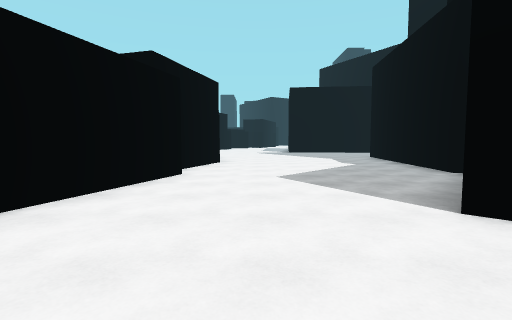
view 1 (above)

18 first-person views from a walk through a scene from a Unity 3-D project. The camera is 1.4 m above the floor, tilts 4° down and sees 85° across. The floor is counted in squares, 2 m on a side. Each view is taken from the middle of a square. On the plan, view 1 faces up. The plan holds only what a view shows up to about 9 squares ahead; the rest is blank. The place goes on beyond the plan.

view 2
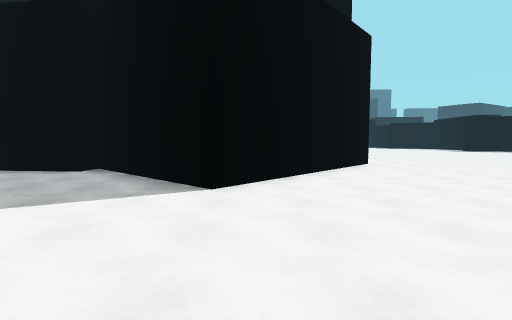

view 3
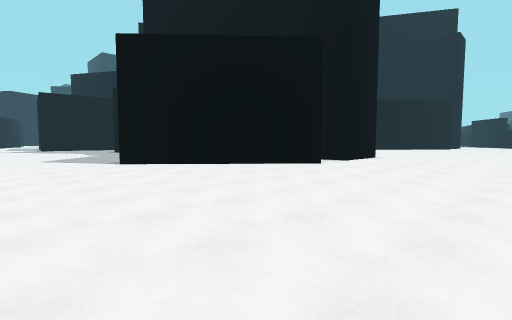

view 4
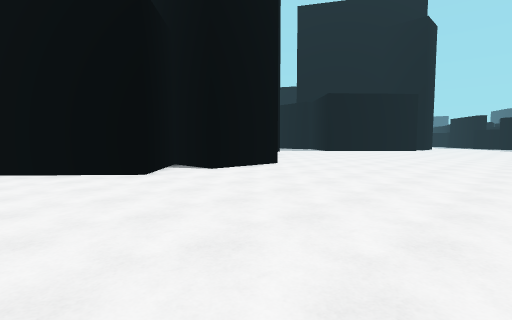

view 5
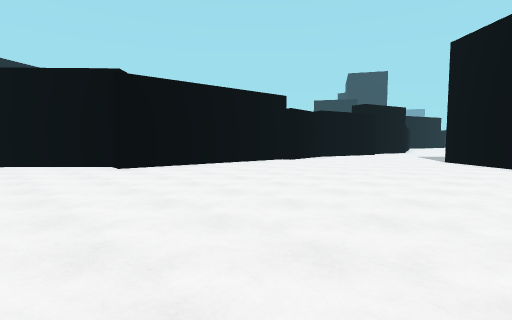

view 6
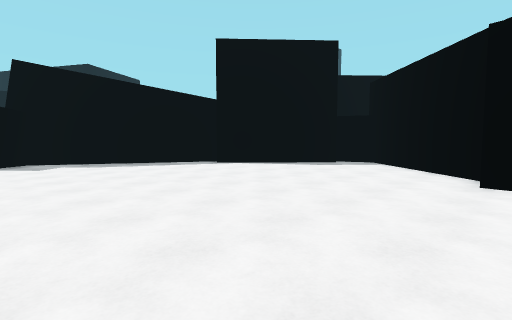

view 7
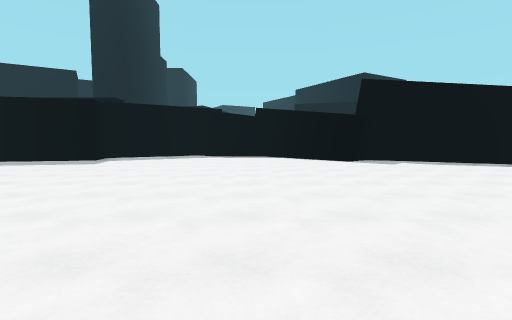

view 8
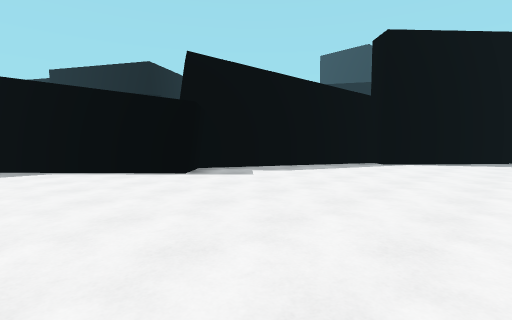

view 9
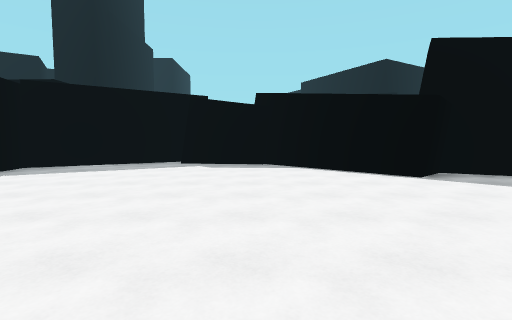

view 10
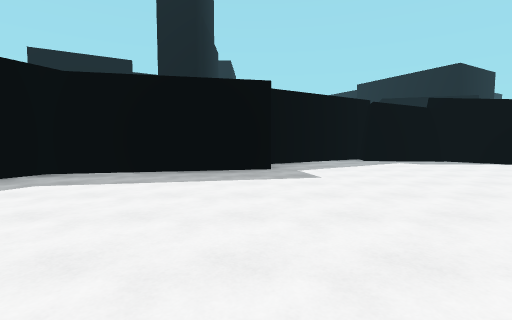

view 11
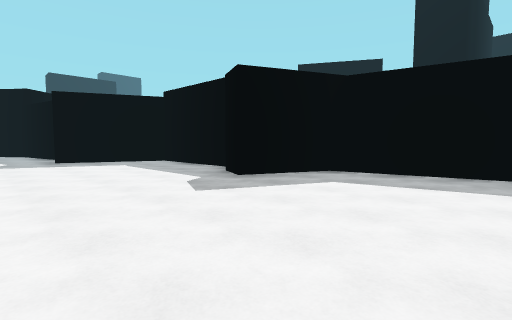

view 12
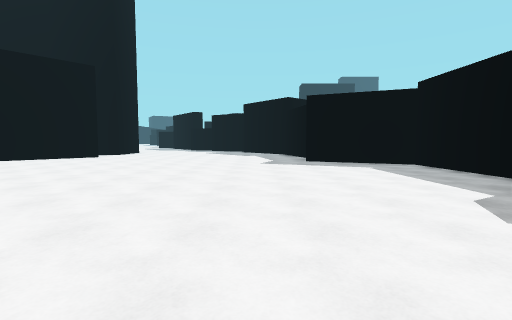

view 13
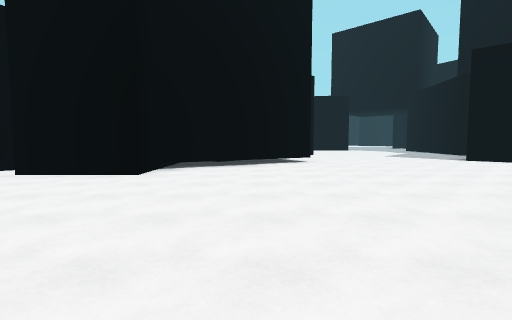

view 14
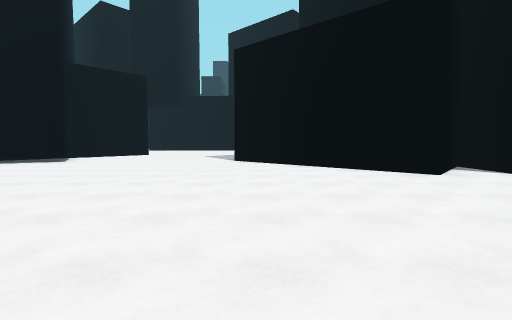

view 15
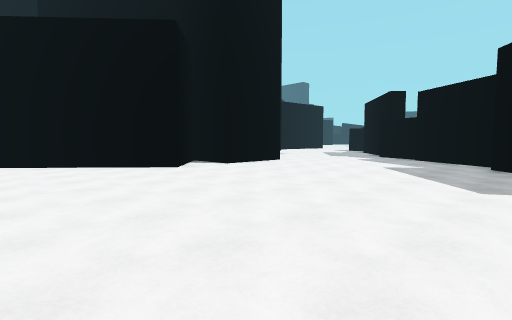

view 16
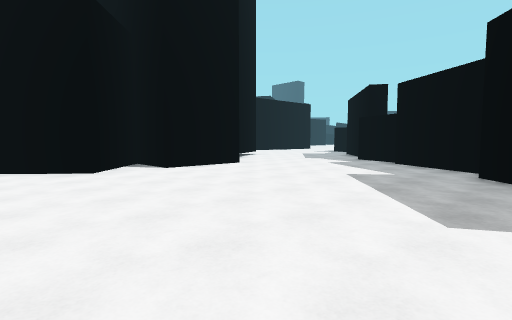

view 17
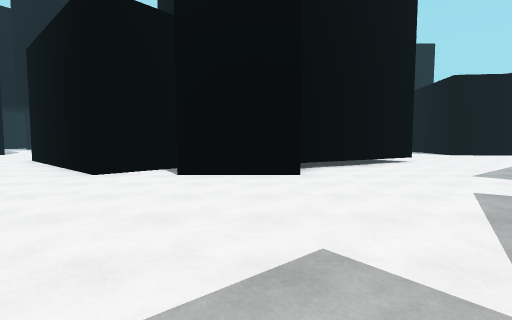

view 18
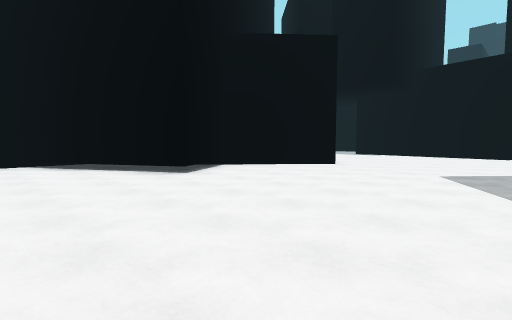

### Floor plan
Points are (right, up) in squares from view 1. A wall is a line through its corners. A room is listed if a view was taken in it or the views show most of it. See-through windows are left out.
Room 1 (views 1, 2, 3, 4, 5, 6, 7, 8, 9, 10, 11, 12, 13, 14, 15, 16, 17, 18)
walls: (10.6, 0.1) (10.6, -1.4) (8.1, -1.4); (8.1, 0.5) (6.4, -1.4) (1.9, 2.7); (13.6, 4.2) (14.8, 2.1) (10.6, -0.3); (16.4, -11.8) (17.2, -12.2); (15.8, 6.6) (13.3, 3.8); (17.8, -12.7) (21.1, -12.6) (22.4, -9.6); (10.6, -14.8) (15.3, -13.8) (16, -12.2); (3.4, 4.2) (4.9, 5.9) (4.3, 6) (4.6, 9.1); (29, -1.4) (26.4, -1.4) (26.4, 0.5) (24.7, -1.4) (20.9, 2.1); (8.9, -17.3) (10.9, -16.1) (10.7, -15.2); (29, -7.8) (29.7, -7.2); (30.4, -7.2) (32, -4.9); (-2.9, -2) (-3.2, -5.6) (-3.9, -5.5) (-6.9, -8.7) (-6.5, -9.6); (4.6, -17.2) (5.1, -17.3); (-1.2, 8.9) (-1.8, 6.8); (33, 2) (29.1, -0.2); (-6.2, -9.5) (-3.3, -12.2) (-3.7, -12.6) (0.9, -15) (1.8, -14.2) (4.8, -17.4)

Positions as (right, up) in squares from view 1, and headings:
1: (0, 0), facing up
2: (-2, 2), facing right
3: (-1, -6), facing up-right
4: (4, -7), facing up-right
5: (4, -8), facing up-left
6: (2, -5), facing down-left
7: (5, -5), facing down
8: (5, -9), facing down-left
9: (5, -9), facing down
10: (11, -8), facing down
11: (12, -8), facing down-right
12: (13, -8), facing right
13: (13, -7), facing up
14: (21, -7), facing up
15: (21, -8), facing up-right
16: (23, -8), facing up-right
17: (28, -7), facing up
18: (20, -1), facing up-left
